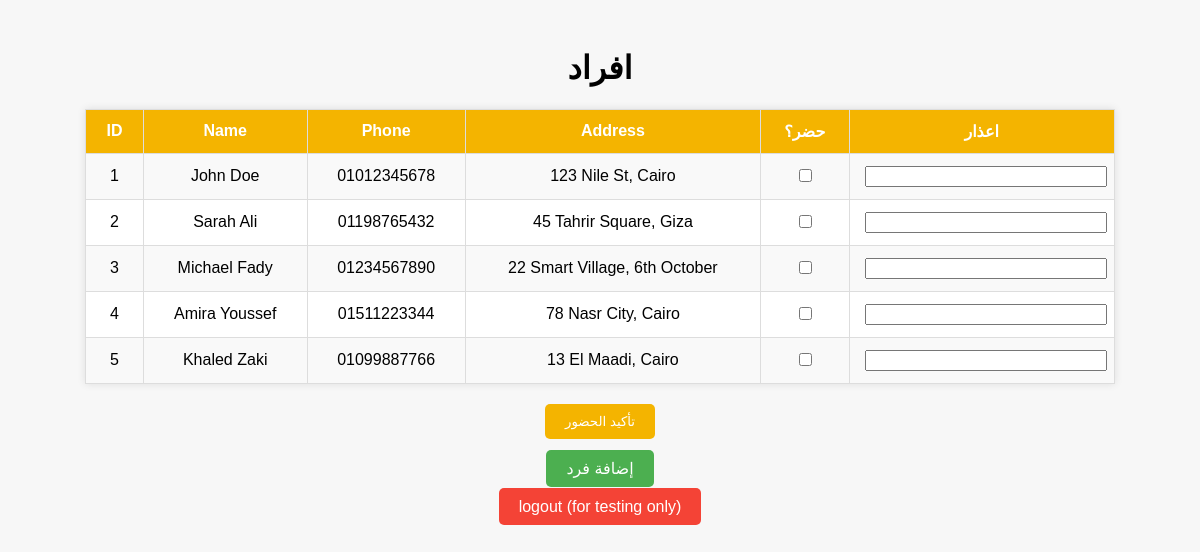
Page /index.php?day_id=3 (signed in) on the committed database.
### tables this page shows
CREATE TABLE `attendance_records` (
  `id` int(11) NOT NULL,
  `user_id` int(11) NOT NULL,
  `day_id` int(11) NOT NULL,
  `attended` enum('1','0') DEFAULT '0',
  `excuse` text DEFAULT NULL
);

CREATE TABLE `afrad` (
  `id` int(11) NOT NULL,
  `name` varchar(50) NOT NULL,
  `phone` varchar(20) NOT NULL,
  `address` varchar(100) NOT NULL
);

### index.php (the view, shortened to what this page needs)
<?php
require_once 'connection.php';
$day_id = isset($_GET['day_id']) ? (int)$_GET['day_id'] : 0;
$query = "
SELECT af.id, af.name, af.phone, af.address, ar.attended, ar.excuse
FROM attendance_records ar
JOIN afrad af ON af.id = ar.user_id
WHERE ar.day_id = $day_id
";
$result = mysqli_query($conn, $query);
?>
<!DOCTYPE html>
<html>
<head>
</head>
<body>
<h1>افراد</h1>
<form action="index.php?day_id=<?= $day_id ?>" method="post">
<table>
    <tr>
        <th>ID</th><th>Name</th><th>Phone</th><th>Address</th><th>حضر؟</th><th>اعذار</th>
    </tr>
    <?php while ($row = mysqli_fetch_assoc($result)) : ?>
    <tr>
        <td><?= $row['id'] ?></td>
        <td><?= htmlspecialchars($row['name']) ?></td>
        <td><?= htmlspecialchars($row['phone']) ?></td>
        <td><?= htmlspecialchars($row['address']) ?></td>
        <td>
            <input type="checkbox" name="attended[<?= $row['id'] ?>]" value="1" <?= $row['attended'] === '1' ? 'checked' : '' ?> id="checks">
        </td>
        <td>
            <input type="text" name="excuse[<?= $row['id'] ?>]" value="<?= htmlspecialchars($row['excuse']) ?>" style="width: 100%;">
        </td>
    </tr>
    <?php endwhile; ?>
</table>
<div style="text-align:center; margin-top:20px;">
    <button type="submit" style="padding:10px 20px; background-color:#f4b400; color:white; border:none; border-radius:5px; cursor:pointer;" onclick="return confirm('هل أنت متأكد من تأكيد الحضور؟')">
        تأكيد الحضور
    </button>
</div>
</form>
<div class="add-user">
    <a href="add_user.php" style="text-decoration:none; color: #fff; background-color: #4CAF50; padding: 10px 20px; border-radius: 5px;">إضافة فرد</a>
</div>
<div class="logout">
    <a href="logout.php" style="text-decoration:none; color: #fff; background-color: #f44336; padding: 10px 20px; border-radius: 5px;">logout (for testing only)</a>
</body>
</html>

### index.php (style rules this page uses)
body { font-family: Arial, sans-serif; background: #f7f7f7; padding: 20px; }
h1 { text-align: center; }
table { margin: auto; border-collapse: collapse; width: 90%; background: #fff; box-shadow: 0 0 8px rgba(0,0,0,0.1); }
th, td { border: 1px solid #ddd; padding: 12px 15px; text-align: center; }
th { background-color: #f4b400; color: white; }
tr:nth-child(even) { background-color: #f9f9f9; }
.logout, .add-user { text-align: center; margin-top: 20px; }

### rows in the picture
attendance_records: user "1", user.name "John Doe", user.phone "01012345678", user.address "123 Nile St, Cairo"
attendance_records: user "2", user.name "Sarah Ali", user.phone "01198765432", user.address "45 Tahrir Square, Giza"
attendance_records: user "3", user.name "Michael Fady", user.phone "01234567890", user.address "22 Smart Village, 6th October"
attendance_records: user "4", user.name "Amira Youssef", user.phone "01511223344", user.address "78 Nasr City, Cairo"
attendance_records: user "5", user.name "Khaled Zaki", user.phone "01099887766", user.address "13 El Maadi, Cairo"
